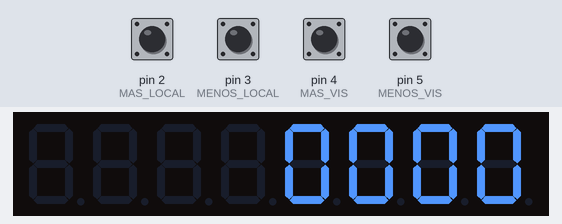
The sketch below on a simulated Arduino Uno, built with avr-gcc and run on an emulated ATmega328P. On the bench: 8-digit seven-segment display. Inputs (shaded band) come from the test bench; at power-on: pin 2 (MAS_LOCAL), pin 3 (MENOS_LOCAL), pin 4 (MAS_VIS), pin 5 (MENOS_VIS) HIGH.

Above: at 1.2 s.
1.3 s: pin 2 (MAS_LOCAL) pulled LOW for 0.15 s
At 1.6 s:
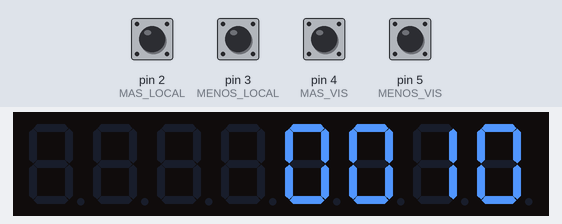
2.9 s: pin 4 (MAS_VIS) pulled LOW for 0.15 s
At 4.1 s:
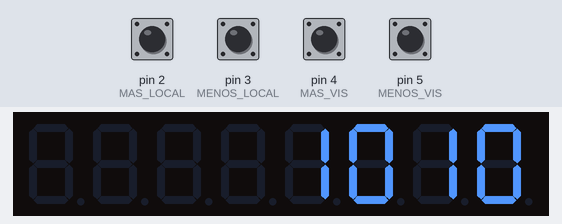
4.5 s: pin 3 (MENOS_LOCAL) pulled LOW for 0.15 s
At 5.6 s:
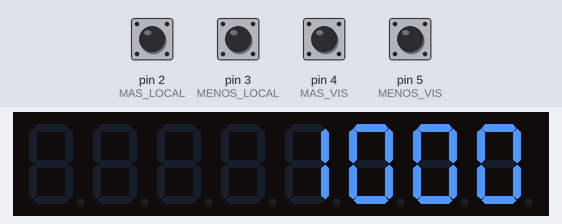
6.1 s: pin 4 (MAS_VIS) pulled LOW for 1 s
At 6.9 s:
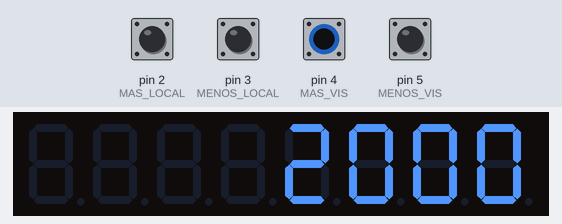
8.6 s: pin 2 (MAS_LOCAL) pulled LOW for 1 s
At 9.4 s:
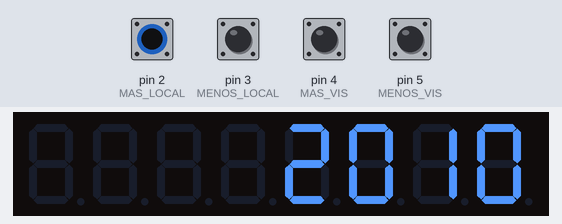
Timing chart, 0 to 11.6 s (numbered marks = the images above; inputs shaded):
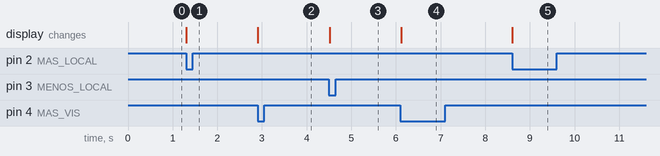

The sketch:

sketchAnotadorDisplay.ino
```cpp
#include <LedControl.h>

// DIN, CLK, CS(LOAD), cantidad de MAX7219
LedControl lc = LedControl(13, 11, 12, 1);

const int MAS_LOCAL   = 2;
const int MENOS_LOCAL = 3;
const int MAS_VIS     = 4;
const int MENOS_VIS   = 5;

int local = 0;
int visitante = 0;

bool estadoML_ant  = HIGH;
bool estadoMEL_ant = HIGH;
bool estadoMV_ant  = HIGH;
bool estadoMEV_ant = HIGH;
void mostrarMarcador()
{
  lc.setDigit(0, 0, local / 10, false);
  lc.setDigit(0, 1, local % 10, false);

  lc.setDigit(0, 2, visitante / 10, false);
  lc.setDigit(0, 3, visitante % 10, false);
}

void setup()
{
  pinMode(MAS_LOCAL, INPUT_PULLUP);
  pinMode(MENOS_LOCAL, INPUT_PULLUP);
  pinMode(MAS_VIS, INPUT_PULLUP);
  pinMode(MENOS_VIS, INPUT_PULLUP);

  lc.shutdown(0, false);
  lc.setIntensity(0, 8);
  lc.clearDisplay(0);

  mostrarMarcador();
}

void loop()
{
  bool ML  = digitalRead(MAS_LOCAL);
  bool MEL = digitalRead(MENOS_LOCAL);
  bool MV  = digitalRead(MAS_VIS);
  bool MEV = digitalRead(MENOS_VIS);

  // Local +
  if (estadoML_ant == HIGH && ML == LOW)
  {
    if (local < 99)
      local++;

    mostrarMarcador();
  }

  // Local -
  if (estadoMEL_ant == HIGH && MEL == LOW)
  {
    if (local > 0)
      local--;

    mostrarMarcador();
  }

  // Visitante +
  if (estadoMV_ant == HIGH && MV == LOW)
  {
    if (visitante < 99)
      visitante++;

    mostrarMarcador();
  }

  // Visitante -
  if (estadoMEV_ant == HIGH && MEV == LOW)
  {
    if (visitante > 0)
      visitante--;

    mostrarMarcador();
  }

  estadoML_ant  = ML;
  estadoMEL_ant = MEL;
  estadoMV_ant  = MV;
  estadoMEV_ant = MEV;

  delay(20); // antirrebote básico
}
```

Measured:
- after the input at 1.3 s, the display: changes at once (image 1)
- after the input at 2.9 s, the display: changes at once (image 2)
- after the input at 4.5 s, the display: changes at once (image 3)
- after the input at 6.1 s, the display: changes at once (image 4)
- after the input at 8.6 s, the display: changes at once (image 5)
